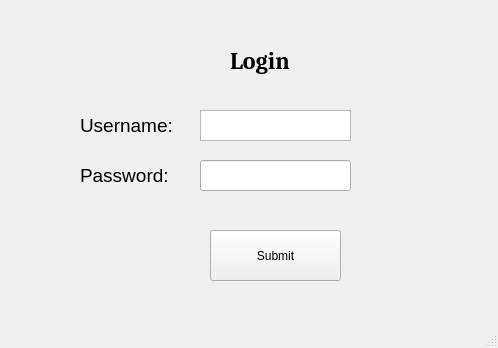
<?xml version="1.0" encoding="UTF-8"?>
<ui version="4.0">
 <class>Login</class>
 <widget class="QMainWindow" name="Login">
  <property name="geometry">
   <rect>
    <x>0</x>
    <y>0</y>
    <width>498</width>
    <height>348</height>
   </rect>
  </property>
  <property name="windowTitle">
   <string>MainWindow</string>
  </property>
  <widget class="QWidget" name="centralwidget">
   <widget class="QLabel" name="label_2">
    <property name="geometry">
     <rect>
      <x>80</x>
      <y>0</y>
      <width>131</width>
      <height>251</height>
     </rect>
    </property>
    <property name="font">
     <font>
      <pointsize>14</pointsize>
     </font>
    </property>
    <property name="text">
     <string>Username:</string>
    </property>
   </widget>
   <widget class="QLabel" name="label">
    <property name="geometry">
     <rect>
      <x>230</x>
      <y>30</y>
      <width>151</width>
      <height>61</height>
     </rect>
    </property>
    <property name="font">
     <font>
      <family>Cambria</family>
      <pointsize>18</pointsize>
      <weight>75</weight>
      <bold>true</bold>
     </font>
    </property>
    <property name="text">
     <string>Login</string>
    </property>
   </widget>
   <widget class="QPushButton" name="submit">
    <property name="geometry">
     <rect>
      <x>210</x>
      <y>230</y>
      <width>131</width>
      <height>51</height>
     </rect>
    </property>
    <property name="text">
     <string>Submit</string>
    </property>
   </widget>
   <widget class="QTextEdit" name="username">
    <property name="geometry">
     <rect>
      <x>200</x>
      <y>110</y>
      <width>151</width>
      <height>31</height>
     </rect>
    </property>
   </widget>
   <widget class="QLabel" name="label_4">
    <property name="geometry">
     <rect>
      <x>80</x>
      <y>50</y>
      <width>131</width>
      <height>251</height>
     </rect>
    </property>
    <property name="font">
     <font>
      <pointsize>14</pointsize>
     </font>
    </property>
    <property name="text">
     <string>Password:</string>
    </property>
   </widget>
   <widget class="QLineEdit" name="lineEdit">
    <property name="geometry">
     <rect>
      <x>200</x>
      <y>160</y>
      <width>151</width>
      <height>31</height>
     </rect>
    </property>
   </widget>
  </widget>
  <widget class="QMenuBar" name="menubar">
   <property name="geometry">
    <rect>
     <x>0</x>
     <y>0</y>
     <width>498</width>
     <height>21</height>
    </rect>
   </property>
  </widget>
  <widget class="QStatusBar" name="statusbar"/>
 </widget>
 <resources/>
 <connections/>
</ui>
